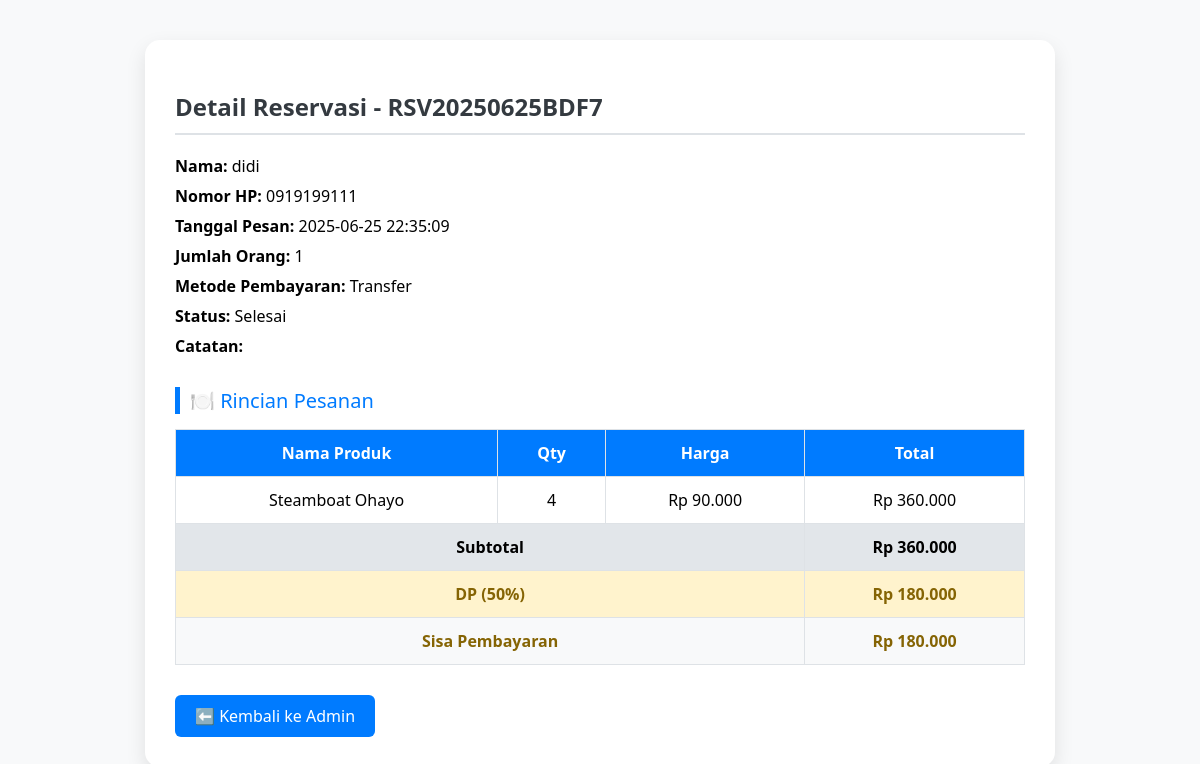
Page /detail_reservasi.php?id=4 on the committed database.
### tables this page shows
CREATE TABLE `reservasi` (
  `id` int(11) NOT NULL,
  `order_id` varchar(20) NOT NULL,
  `nama_pelanggan` varchar(100) NOT NULL,
  `nomor_hp` varchar(15) NOT NULL,
  `tanggal_pesanan` datetime NOT NULL,
  `jumlah_orang` int(11) DEFAULT 1,
  `metode_pembayaran` varchar(20) NOT NULL,
  `tipe_pesanan` varchar(20) NOT NULL COMMENT 'Dine-In/Takeaway',
  `catatan` text DEFAULT NULL,
  `subtotal` decimal(12,2) NOT NULL,
  `pajak` decimal(12,2) NOT NULL,
  `dp` decimal(12,2) NOT NULL COMMENT 'Down Payment',
  `total_pembayaran` decimal(12,2) NOT NULL,
  `status` varchar(20) DEFAULT 'Menunggu Konfirmasi',
  `bukti_pembayaran` longtext DEFAULT NULL,
  `created_at` timestamp NOT NULL DEFAULT current_timestamp(),
  `updated_at` timestamp NOT NULL DEFAULT current_timestamp() ON UPDATE current_timestamp()
);

CREATE TABLE `reservasi_items` (
  `id` int(11) NOT NULL,
  `order_id` varchar(20) NOT NULL,
  `nama_produk` varchar(100) NOT NULL,
  `kuantitas` int(11) NOT NULL,
  `harga` decimal(12,2) NOT NULL,
  `total` decimal(12,2) NOT NULL,
  `created_at` timestamp NOT NULL DEFAULT current_timestamp()
);

### detail_reservasi.php (the view, shortened to what this page needs)
<?php
include 'koneksi.php';
$id = $_GET['id'];
$q = mysqli_query($conn, "SELECT * FROM reservasi WHERE id = '$id'");
$data = mysqli_fetch_assoc($q);
?>
<!DOCTYPE html>
<html>
<head>
</head>
<body>
  <div class="container">
    <h2>Detail Reservasi - <?= $data['order_id']; ?></h2>
    <p><strong>Nama:</strong> <?= $data['nama_pelanggan']; ?></p>
    <p><strong>Nomor HP:</strong> <?= $data['nomor_hp']; ?></p>
    <p><strong>Tanggal Pesan:</strong> <?= $data['tanggal_pesanan']; ?></p>
    <p><strong>Jumlah Orang:</strong> <?= $data['jumlah_orang']; ?></p>
    <p><strong>Metode Pembayaran:</strong> <?= $data['metode_pembayaran']; ?></p>
    <p><strong>Status:</strong> <?= $data['status']; ?></p>
    <p><strong>Catatan:</strong> <?= $data['catatan']; ?></p>
    <div class="section-title">🍽️ Rincian Pesanan</div>
    <table>
      <thead>
        <tr>
          <th>Nama Produk</th>
          <th>Qty</th>
          <th>Harga</th>
          <th>Total</th>
        </tr>
      </thead>
      <tbody>
        <?php
        $orderId = $data['order_id'];
        $queryItems = mysqli_query($conn, "SELECT * FROM reservasi_items WHERE order_id = '$orderId'");
        $grandTotal = 0;
        while ($item = mysqli_fetch_assoc($queryItems)) {
          echo "<tr>
                  <td>{$item['nama_produk']}</td>
                  <td>{$item['kuantitas']}</td>
                  <td>Rp " . number_format($item['harga'], 0, ',', '.') . "</td>
                  <td>Rp " . number_format($item['total'], 0, ',', '.') . "</td>
                </tr>";
          $grandTotal += $item['total'];
        }
        $dp = $grandTotal * 0.5;
        $sisa = $grandTotal - $dp;
        ?>
        <tr class="total-row">
          <td colspan="3">Subtotal</td>
          <td>Rp <?= number_format($grandTotal, 0, ',', '.'); ?></td>
        </tr>
        <tr class="highlight">
          <td colspan="3">DP (50%)</td>
          <td>Rp <?= number_format($dp, 0, ',', '.'); ?></td>
        </tr>
        <tr class="highlight">
          <td colspan="3">Sisa Pembayaran</td>
          <td>Rp <?= number_format($sisa, 0, ',', '.'); ?></td>
        </tr>
      </tbody>
    </table>
    <a href="admin.php" class="back-btn">⬅️ Kembali ke Admin</a>
  </div>
</body>
</html>

### detail_reservasi.php (style rules this page uses)
body { font-family: 'Segoe UI', sans-serif; background: #f8f9fa; margin: 0; padding: 40px; }
.container { max-width: 850px; background: #fff; margin: auto; padding: 30px; border-radius: 15px; box-shadow: 0 8px 20px rgba(0,0,0,0.1); }
h2 { color: #343a40; border-bottom: 2px solid #dee2e6; padding-bottom: 10px; margin-bottom: 20px; }
p { margin: 8px 0; font-size: 16px; }
.section-title { margin-top: 30px; font-size: 20px; color: #007bff; border-left: 5px solid #007bff; padding-left: 10px; }
table { width: 100%; border-collapse: collapse; margin-top: 15px; }
thead { background-color: #007bff; color: white; }
th, td { padding: 12px; border: 1px solid #dee2e6; text-align: center; }
tr:nth-child(even) { background-color: #f8f9fa; }
.total-row td { font-weight: bold; background-color: #e2e6ea; }
.highlight { font-weight: bold; background-color: #fff3cd; color: #856404; }
.back-btn { margin-top: 30px; display: inline-block; background: #007bff; color: white; padding: 10px 20px; border-radius: 6px; text-decoration: none; transition: 0.3s; }

### rows in the picture
reservasi: order "RSV20250625BDF7", nama_pelanggan "didi", nomor_hp "0919199111", tanggal_pesanan "2025-06-25 22:35:09", jumlah_orang "1", metode_pembayaran "Transfer", status "Selesai"
reservasi_items: nama_produk "Steamboat Ohayo", kuantitas "4", harga "90.000", total "360.000"

### other values in the picture
$grandTotal "360.000"
$dp "180.000"
$sisa "180.000"
